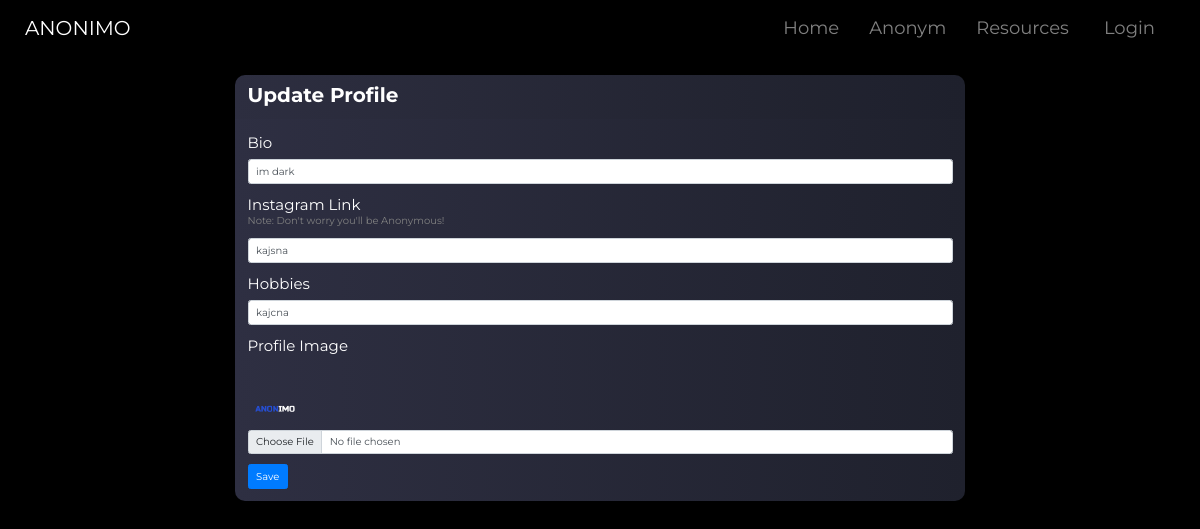
/edit/13, run on the app's committed database.
### home/models.py (models this page shows)
class editProfile(models.Model):
    profile_user=models.ForeignKey(User, blank=True, null=True, on_delete= models.CASCADE, unique=False)
    bio = models.TextField()
    instagram = models.CharField(max_length=155)
    hobbies = models.CharField(max_length=155)
    image = models.ImageField(upload_to=filepath, null=True, blank = True)
    followers = models.ManyToManyField(User, blank=True, related_name="followers")
    key = models.CharField(max_length=150, default=0)
    count_mentalH = models.IntegerField(default=0, max_length=255)

### home/views.py (the view, shortened to what this page needs)
# urls.py: path('edit/<int:id>',views.edit, name='edit'),
def edit(request,id):
    user_profile = editProfile.objects.get(id= id)
    friend_count = len(FriendRequest.objects.filter(to_user = request.user))
    context = {'user_profile':user_profile,'friend_count':friend_count, }
    return render(request, 'edit.html',context)

### templates/edit.html (shortened to what this page needs)
{% extends 'base.html' %}
{% load static %}
{% block content %}
<link rel ="stylesheet" href="{% static 'css/settings.css' %}">
<link href="//maxcdn.bootstrapcdn.com/bootstrap/4.1.1/css/bootstrap.min.css" rel="stylesheet" id="bootstrap-css">
  <link href="https://use.fontawesome.com/releases/v5.0.6/css/all.css" rel="stylesheet">
  <br><br><br><br><br>
    <section class="section">
    <div class="container">
        <div class="row justify-content-center">
            <div class="col-md-8">
                <div class="card">
                    <div class="card-header">
                        <h2 class="fw-bold">Update Profile</h2>
                    </div>
                    <div class="card-body">
                        <form action="" method="POST" enctype="multipart/form-data">
                            <div class="mb-3">
                                <label for="" class="form-label">Bio</label>
                                <input type="text" Required name="bio" class="form-control" value = "{{user_profile.bio}}">
                            </div>
                            <div class="mb-3">
                                <label for="" class="form-label">Instagram Link</label>
                                <p style="font-size:10px; color: grey; margin-top: -8px;" >Note: Don't worry you'll be Anonymous! </p>
                                <input type="text" Required name="instagram" class="form-control"  value = "{{user_profile.instagram}}">
                            </div>
                            <div class="mb-3">
                                <label for="" class="form-label">Hobbies</label>
                                <input type="text" Required name="Hobbies" class="form-control"  value = "{{user_profile.hobbies}}">
                            </div>
                             <div class="mb-3">
                                <label for="" class="form-label">Profile Image</label><br><br>
                                <img src="{{user_profile.image.url}}" alt="" class="profile-img">
                                <br><br>
                                <input type="file"  name="image" class="form-control">
                            </div>
                            <button type="submit" class="btn btn-primary">Save</button>
                        </form>
                    </div>
                </div>
            </div>
        </div>
    </div>
</section>
<br><br><br>
{% endblock %}

### static/css/settings.css (style rules this page uses)
html { font-size: 62.5%; }
* { font-family: 'Montserrat', sans-serif; }
body { background-repeat: no-repeat; }
.profile-img { width: 4rem; height: 4rem; border-radius: 50%; float: left; margin-right: 1rem; margin-left: 0.7rem; margin-top: 0.4rem; object-fit: cover; object-position: center right; }
.card { min-height: 10rem; border-radius: 1rem !important; border: none !important; font-size: 1.5rem; margin: auto; background-image: linear-gradient(to left,#1f212d,#2e2f42); color: white; }
.card-header { border: none !important; font-size:2.2rem; margin-bottom: 1rem; padding-left: 0.8rem; padding-top: 1rem; }

### templates/base.html (style rules this page uses)
body { background-color: linear-gradient(147deg, #2e2f42 0%, black 60%) !important; background-repeat: no-repeat; background-size:cover !important; }

### data on the page
editProfile: bio "im dark", instagram "kajsna", Hobbies "kajcna", image (picture)
